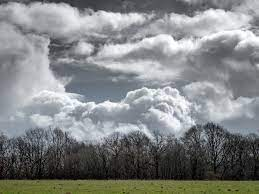
#> input picture BayesClassifier/data/Images/c1.jpg, 259 x 194 px; its folder holds 4 pictures in this run
$ jupyter execute sky.ipynb
#> lines starting #> are read from the running program, lines starting #| are printed output that depends on the picture; after the words box and inside, x2 and y2 are one past the last pixel; in counts of white or black regions, pixels touching at a corner belong together
[cell 1]
import os
import cv2
import numpy as np

image_folder = 'data/Images'

class_c_images = []
class_s_images = []

for filename in os.listdir(image_folder):
    if filename.lower().startswith('c'):
        class_c_images.append(filename)
    elif filename.lower().startswith('s'):
        class_s_images.append(filename)


def classify_image_by_color(image_path, threshold=5):
#> called with image_path = 'c1.jpg', threshold = 5
    img = cv2.imread(os.path.join(image_folder, image_path))
#> img is the input picture: shape (194, 259, 3); mean B, G, R 133.8, 133.2, 130.8

    hsv_img = cv2.cvtColor(img, cv2.COLOR_BGR2HSV)
#> hsv_img: shape (194, 259, 3); mean H, S, V 92.9, 26.5, 138.1

    lower_yellow = np.array([20, 100, 100])
    upper_yellow = np.array([40, 255, 255])

    yellow_mask = cv2.inRange(hsv_img, lower_yellow, upper_yellow)
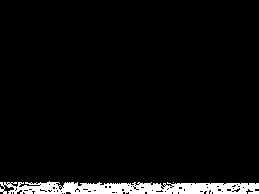
#> yellow_mask: shape (194, 259); 4.8% white; 2 white regions (1 under 20 px), largest, box (x1, y1, x2, y2) and area: (0, 181, 259, 194) 2432

    total_pixels = img.shape[0] * img.shape[1]
#> total_pixels = 50246
    yellow_pixels = np.sum(yellow_mask == 255)
#> yellow_pixels = 2433
    yellow_percentage = (yellow_pixels / total_pixels) * 100
#> yellow_percentage = 4.84

    if yellow_percentage >= threshold:
        return 's'
    else:
        return 'c'

correctly_classified = 0
total_images = len(class_c_images) + len(class_s_images)

for image_name in class_c_images + class_s_images:
    predicted_class = classify_image_by_color(image_name)
    actual_class = 's' if image_name.lower().startswith('s') else 'c'

    if predicted_class == actual_class:
        correctly_classified += 1

accuracy = (correctly_classified / total_images) * 100
print(f"Algorithm accuracy: {accuracy:.2f}%")
